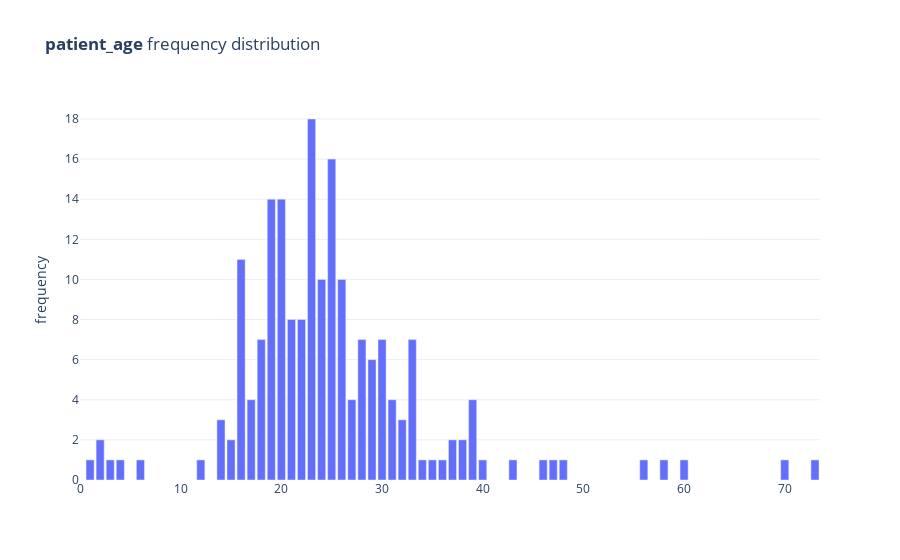

Notebook code cell kept with this figure:
### Markdown cell above
From testing in the above, we don't need to filter out out-of-range values here.

### Code cell
num_freq_plot(regexp_age_gender_3_extracts, 'patient_age')

### Figure 1 — Plotly figure (JSON) as saved in the notebook; plotly's stock layout.template omitted (floating-point values rounded to 4 significant figures)
{"data": [{"hovertemplate": "Value: %{x:,}<br>Frequency: %{y:,}<br><extra></extra>", "hovertext": [1, 2, 3, 4, 6, 12, 14, 15, 16, 17, 18, 19, 20, 21, 22, 23, 24, 25, 26, 27, 28, 29, 30, 31, 32, 33, 34, 35, 36, 37, 38, 39, 40, 43, 46, 47, 48, 56, 58, 60, 70, 73], "type": "bar", "x": [1, 2, 3, 4, 6, 12, 14, 15, 16, 17, 18, 19, 20, 21, 22, 23, 24, 25, 26, 27, 28, 29, 30, 31, 32, 33, 34, 35, 36, 37, 38, 39, 40, 43, 46, 47, 48, 56, 58, 60, 70, 73], "y": [1, 2, 1, 1, 1, 1, 3, 2, 11, 4, 7, 14, 14, 8, 8, 18, 10, 16, 10, 4, 7, 6, 7, 4, 3, 7, 1, 1, 1, 2, 2, 4, 1, 1, 1, 1, 1, 1, 1, 1, 1, 1]}], "layout": {"autosize": true, "plot_bgcolor": "#fff", "showlegend": false, "title": {"text": "<b>patient_age</b> frequency distribution"}, "xaxis": {"autorange": true, "range": [0, 73.5], "rangemode": "tozero", "type": "linear"}, "yaxis": {"autorange": true, "gridcolor": "#eee", "range": [0, 18.95], "rangemode": "tozero", "title": {"text": "frequency"}, "type": "linear"}}}
